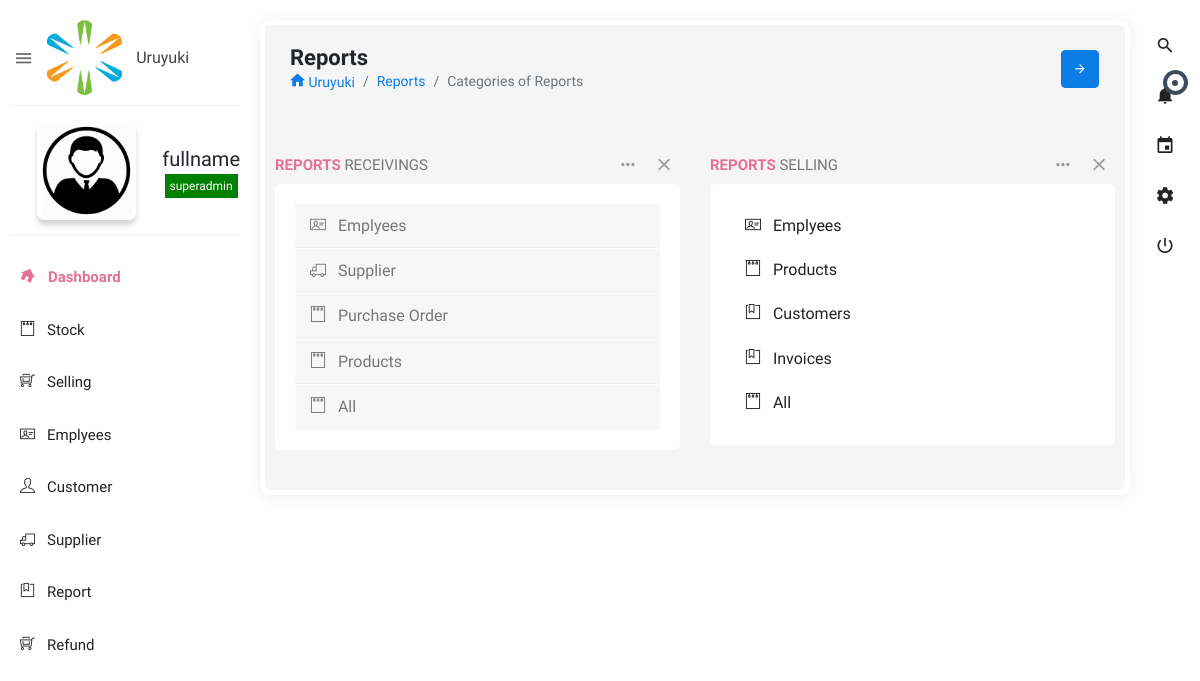
The app's page /report/index.php (signed in) with its own data.
### tables this page shows
CREATE TABLE `setting` (
  `id` int(250) NOT NULL,
  `company` varchar(250) NOT NULL,
  `taxes` varchar(250) NOT NULL,
  `logo` varchar(250) NOT NULL,
  `location` varchar(250) NOT NULL,
  `phone` varchar(250) NOT NULL,
  `tin` varchar(250) NOT NULL,
  `done` varchar(250) NOT NULL
);

CREATE TABLE `employee` (
  `id` int(250) NOT NULL,
  `fullname` varchar(250) NOT NULL,
  `username` varchar(250) NOT NULL,
  `password` varchar(250) NOT NULL,
  `phone` varchar(250) NOT NULL,
  `email` varchar(250) NOT NULL,
  `photo` varchar(250) NOT NULL,
  `post` varchar(250) NOT NULL,
  `nid` varchar(250) NOT NULL,
  `done` varchar(250) NOT NULL,
  `date_done` timestamp NOT NULL DEFAULT CURRENT_TIMESTAMP ON UPDATE CURRENT_TIMESTAMP
);

CREATE TABLE `branch` (
  `branch_id` int(11) NOT NULL,
  `branch_name` varchar(50) NOT NULL,
  `branch_address` varchar(100) NOT NULL,
  `branch_contact` varchar(50) NOT NULL,
  `skin` varchar(15) NOT NULL
);

### report/selling.php (the view, shortened to what this page needs)
<div class="col-lg-6 col-md-6 col-sm-6">
                    <div class="card">
                        <div class="header">
                            <h2><strong>Reports</strong> Selling </h2>
                            <ul class="header-dropdown">
                                <li class="dropdown"> <a href="javascript:void(0);" class="dropdown-toggle" data-toggle="dropdown" role="button" aria-haspopup="true" aria-expanded="false"> <i class="zmdi zmdi-more"></i> </a>
                                </li>
                                <li class="remove">
                                    <a role="button" class="boxs-close"><i class="zmdi zmdi-close"></i></a>
                                </li>
                            </ul>
                        </div>
                        <div class="body">
                            <div class="panel-group full-body" id="accordion_5" role="tablist" aria-multiselectable="true">
                                <div class="panel ">
                                    <div class="panel-heading" role="tab" id="headingOne_5">
                                        <h4 class="panel-title"> <a role="button" data-toggle="collapse" data-parent="#accordion_5" href="#collapseOne_5" aria-expanded="true" aria-controls="collapseOne_5"> <i class="ti-id-badge"></i>&nbsp;&nbsp;&nbsp;Emplyees </a> </h4>
                                    </div>
                                </div>
                                <div class="panel ">
                                    <div class="panel-heading" role="tab" id="headingTwo_5">
                                        <h4 class="panel-title"> <a class="collapsed" role="button" data-toggle="collapse" data-parent="#accordion_5" href="#collapseTwo_5" aria-expanded="false"
                                                aria-controls="collapseTwo_5"> <i class="ti-notepad"></i>&nbsp;&nbsp;&nbsp;Products    </a> </h4>
                                    </div>
                                </div>
                                    <div class="panel ">
                                    <div class="panel-heading" role="tab" id="headingTwo_5">
                                        <h4 class="panel-title"> <a class="collapsed" role="button" data-toggle="collapse" data-parent="#accordion_5" href="#collapseTwo_9" aria-expanded="false"
                                                aria-controls="collapseTwo_5"> <i class="ti-bookmark-alt"></i>&nbsp;&nbsp;&nbsp;Customers   </a> </h4>
                                    </div>
                                </div>
                                     <div class="panel ">
                                    <div class="panel-heading" role="tab" id="headingTwo_5">
                                        <h4 class="panel-title"> <a class="collapsed" role="button" data-toggle="collapse" data-parent="#accordion_5" href="#collapseTwo_7" aria-expanded="false"
                                                aria-controls="collapseTwo_5"> <i class="ti-bookmark-alt"></i>&nbsp;&nbsp;&nbsp;Invoices   </a> </h4>
                                    </div>
                                </div>
                                <div class="panel ">
                                    <div class="panel-heading" role="tab" id="headingThree_5">
                                        <h4 class="panel-title"> <a class="collapsed" role="button" data-toggle="collapse" data-parent="#accordion_5" href="#collapseThree_5" aria-expanded="false"
                                                aria-controls="collapseThree_5"> <i class="ti-notepad"></i>&nbsp;&nbsp;&nbsp;All    </a> </h4>
                                    </div>
                                </div>
                            </div>
                        </div>
                    </div>

### link/link.php (shortened to what this page needs)
<?php
include('../dist/includes/dbcon.php');
$id=$_SESSION['user_id'];
    $sql = "select * from employee natural join branch where id='$id'";
    $query = $conn->query($sql);
    $user = $query->fetch_assoc();
?>
<aside id="leftsidebar" class="sidebar">
    <div class="navbar-brand">
        <button class="btn-menu ls-toggle-btn" type="button"><i class="zmdi zmdi-menu"></i></button>
        <a href="#"><img src="../assets/images/logd.png" width="75" alt="Aero"><span class="m-l-10"><?php include('../dist/includes/head.php');?></span></a>
    </div>
    <div class="menu">
        <ul class="list">
            <li>
                <div class="user-info">
                    <a class="image" href="#"><img src="<?php echo (!empty($user['photo'])) ? '../assets/images/'.$user['photo'] : '../assets/images/admin.png'; ?>" style="width: 75%;" alt="User"></a>
                    <div class="detail">
                        <h4><?php echo $user['fullname']; ?></h4>
                        <small style="background-color: green;color: white;padding: 5px;"><?php
                             $user=$user['post'];
                            $usr=mysqli_query($conn,"SELECT * FROM branch WHERE branch_id='$user'");
                            $fet=mysqli_fetch_array($usr);
                            echo $fet['branch_name'];
                             ?>
                            </small>
                    </div>
                </div>
            </li>
            <li class="active open"><a href="../Dashboard"><i class="zmdi zmdi-home"></i><span>Dashboard</span></a></li>
            <?php
include('../dist/includes/modals.php');
$branch=$_SESSION['role'];
$query=mysqli_query($conn,"select * from branch where branch_id='$branch'")or die(mysqli_error($conn));
  $row=mysqli_fetch_array($query);
           $branch_name=$row['branch_name'];
?>
             <?php
                   if ( $branch_name == 'admin'|| $branch_name == 'superadmin') {
                    echo'
            <li class="sort-amount-asc"><a href="../stock"><i class="ti-notepad"></i><span>Stock</span></a></li>';
            }
            ?>
            <?php
                   if ($branch_name == 'Cashier' || $branch_name == 'admin'|| $branch_name == 'superadmin') {
                    echo'
             <li class="sort-amount-asc"><a href="../selling"><i class="ti-shopping-cart-full"></i><span>Selling</span></a></li>';}
                ?><?php
                   if ($branch_name == 'superadmin') {
                    echo'
            <li class="sort-amount-asc"><a href="../employee"><i class="ti-id-badge"></i><span>Emplyees</span></a></li>';
            }?> <?php
                   if ( $branch_name == 'admin'|| $branch_name == 'superadmin') {
                    echo'
           <li class="sort-amount-asc"><a href="../customer"><i class="ti-user"></i><span>Customer</span></a></li>';
            }?> <?php
                   if ( $branch_name == 'admin'|| $branch_name == 'superadmin') {
                    echo'
           <li class="sort-amount-asc"><a href="../Suplier"><i class="ti-truck"></i><span>Supplier</span></a></li>';
            }?> <?php
                   if ( $branch_name == 'admin'|| $branch_name == 'superadmin') {
                    echo'
            <li class="sort-amount-asc"><a href="../report"><i class="ti-bookmark-alt"></i><span>Report</span></a></li>';
            }?> <?php
                   if ($branch_name == 'Cashier' || $branch_name == 'admin'|| $branch_name == 'superadmin') {
                    echo'
             <li class="sort-amount-asc"><a href="../refund"><i class="ti-shopping-cart-full"></i><span>Refund</span></a></li>';}
                ?>
    </div>
</aside>

### dist/includes/head.php
<?php
         include 'dbcon.php';
         $setname= mysqli_query($conn,"SELECT company FROM setting");
         $namme=mysqli_fetch_array($setname);
	 echo $namme['company'];
?>

### records on screen
setting: company "Uruyuki Uruyuki"
employee: fullname "fullname"
branch: branch_name "superadmin"
